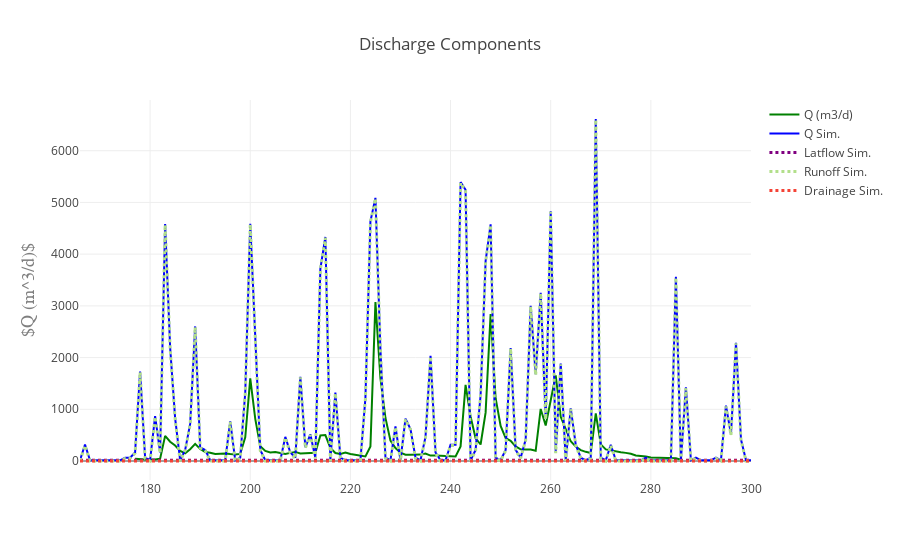

This figure's notebook cell:
### Code cell
data = [traceObs, traceSim, 
#         traceBF, 
        traceLF, traceRO, traceDR]
figname = "Qcomponents.png"

%matplotlib inline
import plotlycred

online = False
if online:
    # fig = py.iplot(data) 
    fig = go.Figure(data=data, layout=layout)
    py.image.save_as(fig, filename=figname)
    # py.plot(fig, filename=figname) # Opens in web
else:
    fig = go.Figure(data=data, layout=layout)
    iplot(fig)

### Figure 1 — Plotly figure (JSON) as saved in the notebook; plotly's stock layout.template omitted (floating-point values rounded to 4 significant figures; data arrays with more than 128 entries replaced by an {"elided": "..."} marker saying what was removed)
{"data": [{"marker": {"color": "green"}, "mode": "lines", "name": "Q (m3/d)", "type": "scatter", "x": {"elided": "135 int values"}, "y": {"elided": "135 float values"}}, {"marker": {"color": "blue"}, "mode": "lines", "name": "Q Sim.", "type": "scatter", "x": {"elided": "135 int values"}, "y": {"elided": "135 float values"}}, {"line": {"color": "purple", "dash": "dot", "width": 3}, "mode": "lines", "name": "Latflow Sim.", "type": "scatter", "x": {"elided": "135 int values"}, "y": {"elided": "135 float values"}}, {"line": {"color": "rgb(178,223,138)", "dash": "dot", "width": 3}, "mode": "lines", "name": "Runoff Sim.", "type": "scatter", "x": {"elided": "135 int values"}, "y": {"elided": "135 float values"}}, {"line": {"color": "#F44336", "dash": "dot", "width": 3}, "mode": "lines", "name": "Drainage Sim.", "type": "scatter", "x": {"elided": "135 int values"}, "y": {"elided": "135 float values"}}], "layout": {"title": "Discharge Components", "xaxis": {"title": "", "titlefont": {"color": "#7f7f7f", "family": "Courier New, monospace", "size": 18}}, "yaxis": {"title": "$Q (m^3/d)$", "titlefont": {"color": "#7f7f7f", "family": "Courier New, monospace", "size": 18}}}}
